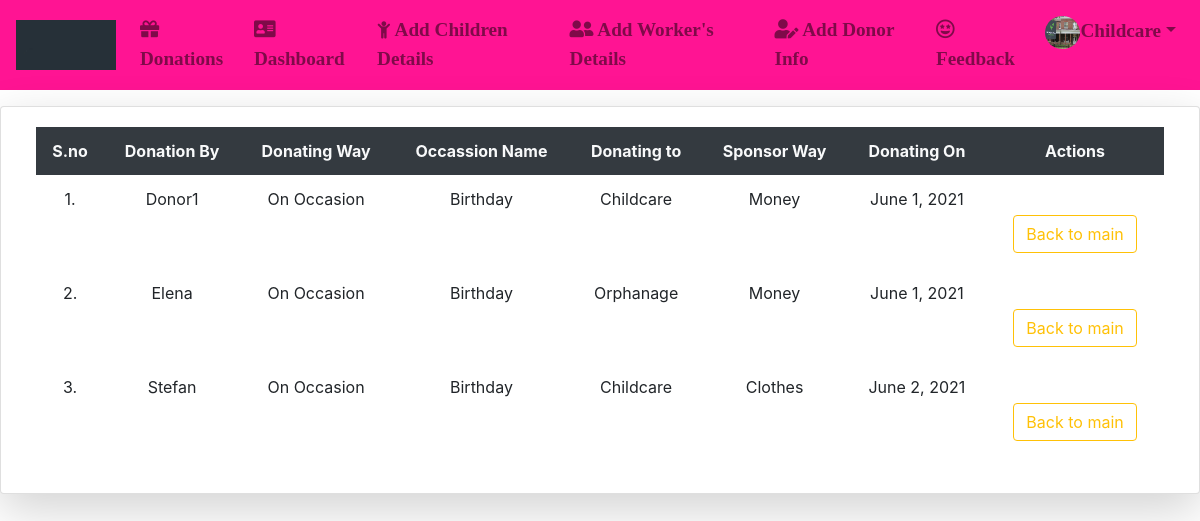
The app's page /orgtab2/ (signed in) with its own data.
### App/models.py (models this page shows)
class User(AbstractUser):
	img= models.ImageField(upload_to='Profiles/',default="profile.png")
	dob=models.DateField(null=True,blank=True)
	g=[('Male','Male'),('Female','Female')]
	gender=models.CharField(max_length=10,choices=g,null=True,blank=True)
	ph_no=models.CharField(max_length=10)
	pan_no=models.CharField(max_length=10,null=True,blank=True)
	address=models.CharField(max_length=100)
	postal_code=models.CharField(max_length=7)
	city=models.CharField(max_length=20)
	state=models.CharField(max_length=20,default='Andhra Pradesh')
	country=models.CharField(max_length=20,default='India')
	idgen = models.TextField(blank=True)
	p=[(1,'Donor'),(2,'Organisation'),(3,'Guest')]
	role=models.IntegerField(choices=p,default=3)

class OccDonate(models.Model):
	s=[('Select',"Select"),('Food',"Food"),('Clothes',"Clothes"),('Money',"Money")]
	username=models.CharField(max_length=50)
	email=models.EmailField(max_length=50)
	donating_way=models.CharField(max_length=50,default='On Occasion')
	occ_name=models.CharField(max_length=100)
	donating_to=models.CharField(max_length=50)
	sponsor_way=models.CharField(max_length=50,choices=s,default='Select')
	donating_on=models.DateField()
	uid=models.ForeignKey(User,on_delete=models.CASCADE)

### App/views.py (the view)
# urls.py: path('orgtab2/',views.orgtable2,name="otab2"),
def orgtable2(request):
	oo=OccDonate.objects.filter(uid_id=request.user.id)
	h =OccDonate.objects.all()
	k={}
	for m in h:
		k[m.id]=m.id,m.username,m.donating_way,m.occ_name,m.donating_to,m.sponsor_way,m.donating_on
	i=k.values()
	return render(request,'html/orgtab2.html',{'i':i})

### App/templates/html/orgtab2.html (shortened to what this page needs)
{% extends 'html/base.html' %}
{% block content %}
<div class="container-fluid mt-2">
	<div class="row">
		<div class="card col-md mt-2 shadow-lg">
			<div class="card-body">
				<table class="table table-borderless table-center">
					<tr class="bg-dark text-light text-center">
						<th>S.no</th>
						<th>Donation By</th>
						<th>Donating Way</th>
						<th>Occassion Name</th>
						<th>Donating to</th>
						<th>Sponsor Way</th>
						<th>Donating On</th>
						<th>Actions</th>
					</tr>
            		{% for j in i %}
            		<tr>
            			<td class="text-center">{{forloop.counter}}.</td>
            			<td class="text-center">{{j.1}}</td>
            			<td class="text-center">{{j.2}}</td>
            			<td class="text-center">{{j.3}}</td>
            			<td class="text-center">{{j.4}}</td>
            			<td class="text-center">{{j.5}}</td>
            			<td class="text-center">{{j.6}}</td>
            			<td colspan="3" class="text-center">
		    				<br><a href="{% url 'vi' %}" class="btn btn-outline-warning mx-1 my-1">Back to main</a>
            			</td>
            		</tr>
            		{% endfor %}
            	</table>
			</div>
		</div>
	</div>
</div>
{% endblock %}

### App/templates/html/navbar.html (shortened to what this page needs)
{% load static %}
<link rel="stylesheet" href="https://use.fontawesome.com/releases/v5.7.0/css/all.css">
<link rel="stylesheet" href="https://cdnjs.cloudflare.com/ajax/libs/font-awesome/4.7.0/css/font-awesome.min.css">
<nav class="navbar navbar-expand-md navbar-light" style="background-color:#FF1493;">
  <a class="navbar-brand" href="{% url 'hm' %}"> <img src="{% static 'images/gif.gif' %}" alt="logo" style="width:100px;height:50px">
</a>
  <div style="font-family:Garamond;font-weight:bold;font-size: 120%;">
  <div class="collapse navbar-collapse" id="collapsibleNavbar">
    <ul class="navbar-nav">
      {% if not user.is_authenticated %}
      <li class="nav-item">
        <a class="nav-link" href="{% url 'cr' %}"><i class="fas fa-home"></i> Home</a>
      </li>
      <li class="nav-item">
        <a class="nav-link" href="{% url 'rg' %}"><i class='fas fa-user-plus'></i> Register Here</a>
      </li>
      <li class="nav-item">
        <a class="nav-link" href="{% url 'lg' %}"><i class="fas fa-address-card"></i> Login</a>
      </li>
{% elif user.role == 2 %}
      <li class="nav-item">
        <a class="nav-link" href="{% url 'vi' %}"><i class='fas fa-gift'></i> Donations</a>
      </li>
      <li class="nav-item">
        <a class="nav-link" href="{% url 'dash' %}"><i class='fas fa-address-card'></i> Dashboard</a>
      </li>
      <li class="nav-item">
        <a class="nav-link" href="{% url 'ci' %}"><i class="fa fa-child"></i> Add Children Details</a>
      </li>
      <li class="nav-item">
        <a class="nav-link" href="{% url 'wi' %}"><i class='fas fa-user-friends'></i> Add Worker's Details</a>
      </li>
      <li class="nav-item">
        <a class="nav-link" href="{% url 'di' %}"><i class='fas fa-user-edit'></i> Add Donor Info</a>
      </li>
      <li class="nav-item">
      <a class="nav-link" href="{% url 'fb' %}"><i class='far fa-grin-stars'></i> Feedback</a>
      </li>
      <li class="dropdown">
       <a type="button" class="nav-link dropdown-toggle" data-toggle="dropdown"><img src="{{request.user.img.url}}" height="33px" width="35px" class="rounded-circle" />{{user.username}}</a>
</li>
      {% endif %}
  </ul>
  </div>
  </div>
</nav>

### records on screen
User: user.img (picture), username "Childcare"
OccDonate: username "Donor1", donating_way "On Occasion", occ_name "Birthday", donating_to "Childcare", sponsor_way "Money", donating_on "June 1, 2021"
OccDonate: username "Elena", donating_way "On Occasion", occ_name "Birthday", donating_to "Orphanage", sponsor_way "Money", donating_on "June 1, 2021"
OccDonate: username "Stefan", donating_way "On Occasion", occ_name "Birthday", donating_to "Childcare", sponsor_way "Clothes", donating_on "June 2, 2021"
